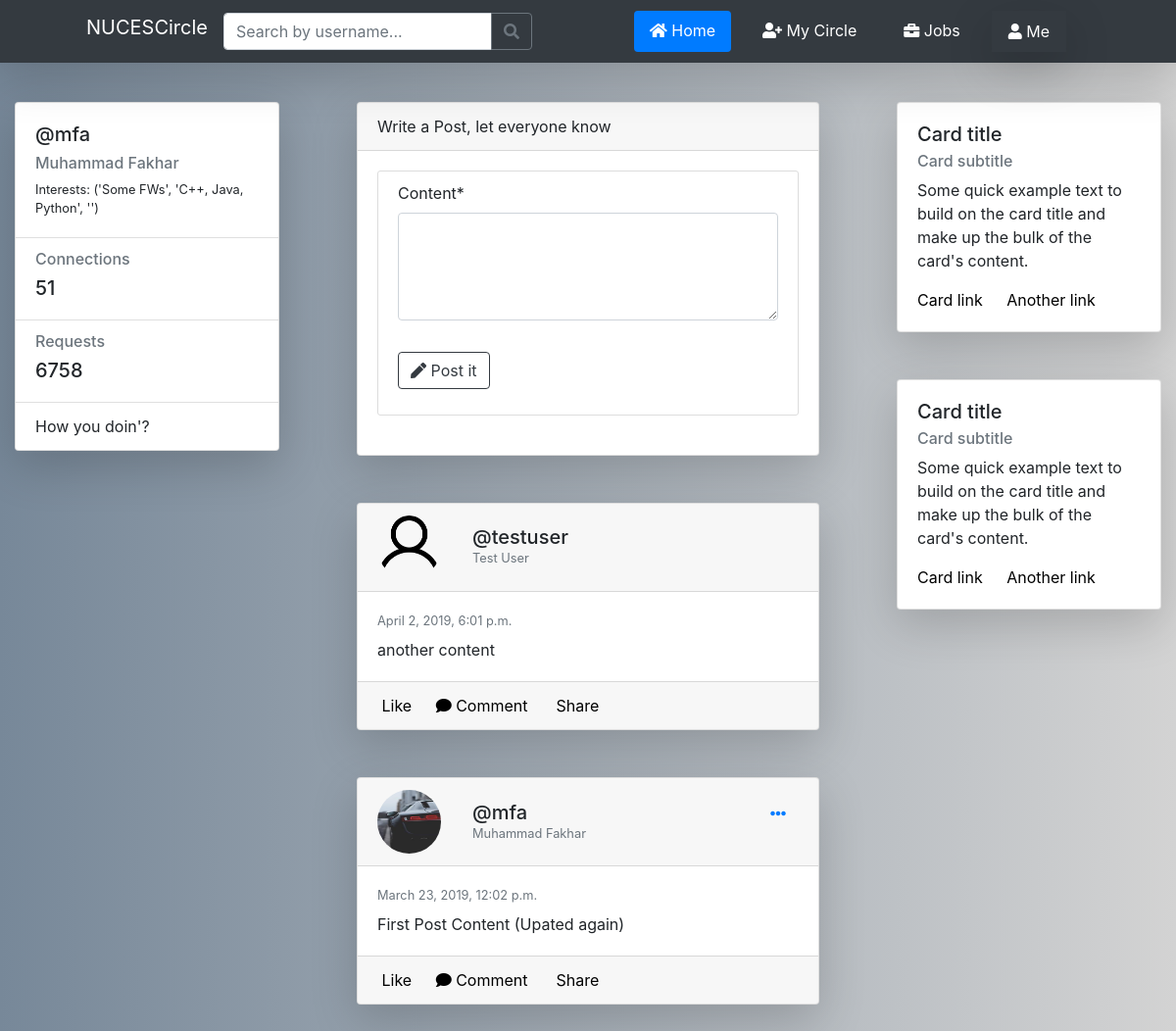
The app's page / (signed in) with its own data.
### users/models.py (models this page shows, shortened)
class Interests(models.Model):
    frameworks = models.CharField(max_length=255, blank=True)
    languages = models.CharField(max_length=255, blank=True)
    technologies = models.CharField(max_length=255, blank=True)
    user = models.OneToOneField(User, on_delete=models.CASCADE)
    def __str__(self):
        return f'{self.frameworks, self.languages, self.technologies}'

class Profile(models.Model):
    user = models.OneToOneField(User, on_delete=models.CASCADE)
    accomplishments = models.CharField(max_length=255, blank=True)
    skills = models.CharField(max_length=255, blank=True)
    experiences = models.CharField(max_length=255, blank=True)
    interests = models.CharField(max_length=255, blank=True)
    grad_date = models.DateTimeField(blank=True, null=True)
    image = models.ImageField(default='default.jpg', upload_to='profile_pics')
    friends = models.ManyToManyField("Profile", blank=True)  # to have a list of all the associated other user models

### nucescircle/models.py (models this page shows, shortened)
class Post(models.Model):
    content = models.TextField()
    post_date = models.DateTimeField(default=timezone.now)
    post_user = models.ForeignKey(User, on_delete=models.CASCADE)

### nucescircle/views.py (the view)
# urls.py: path('', PostListView.as_view(), name='circle-home'),  # home page
class PostListView(UserPassesTestMixin, LoginRequiredMixin, ListView):  # home list view
    model = Post
    template_name = 'nucescircle/home.html'  # <app>/<model>_<viewtype>.html
    context_object_name = 'posts'  # as in def home
    ordering = ['-post_date']  # latest post order
    def test_func(self):
        if not self.request.user.is_anonymous:
            rec = Recruiter.objects.filter(user=self.request.user)
            if rec:
                redirect('circle-recruit')
                return False
            return True
    def get_context_data(self, **kwargs):
        context = super(PostListView, self).get_context_data(**kwargs)
        context['create_form'] = PostForm()
        return context

### nucescircle/forms.py
class PostForm(forms.ModelForm):
    class Meta:
        model = Post
        fields = ['content']
        widgets = {
            'content': forms.Textarea(attrs={'rows': 4, 'cols': 15})
        }

### nucescircle/templates/nucescircle/home.html (shortened to what this page needs)
{% extends "nucescircle/base.html" %}
{% load crispy_forms_tags %}
{% block content %}
<div class="container-fluid gedf-wrapper">
    <div class="row">
        <div class="col-md-3 mt-4">
            <div class="card position-sticky shadow-lg mb-5 bg-white">
                <div class="card-body">
                    <div class="h5">@{{user.username}}</div>
                    <div class="h6 text-muted">{{user.first_name}} {{user.last_name}}</div>
                    <div class="h7">Interests: {{ user.interests }}</div>
                </div>
                <ul class="list-group list-group-flush">
                    <li class="list-group-item">
                        <div class="h6 text-muted">Connections</div>
                        <div class="h5">51</div>
                    </li>
                    <li class="list-group-item">
                        <div class="h6 text-muted">Requests</div>
                        <div class="h5">6758</div>
                    </li>
                    <li class="list-group-item">How you doin'?</li>
                </ul>
            </div>
        </div>
        <div class="col-md-6 gedf-main mt-4" id="mainFeed">
            <div class="mb-4">
                <div class="card shadow-lg mb-5 bg-white">
                    <div class="card-header">
                        Write a Post, let everyone know
                    </div>
                    <div class="card-body">
                        <div class="content-section">
                            <form method="post" class="form-group" action="{% url 'post-create' %}">
                                <fieldset class="form-group">
                                    {{ create_form|crispy }}
                                </fieldset>
                                <div class="form-group">
                                    <button class="btn btn-outline-dark" type="submit"><i class="fas fa-pen"></i> Post it</button>
                                </div>
                            </form>
                        </div>
                    </div>
                </div>
            </div>
            {% for post in posts %}
                <div class="card gedf-card shadow-lg mb-5 bg-white">
                    <div class="card-header">
                        <div class="d-flex justify-content-between align-items-center">
                            <div class="d-flex justify-content-between align-items-center">
                                <div class="mr-2">
                                    <img class="rounded-circle post-img" src="{{ post.post_user.profile.image.url }}" alt="">
                                </div>
                                <div class="ml-2">
                                    <div class="h5 m-0">@{{post.post_user.username}}</div>
                                    <div class="h7 text-muted">{{post.post_user.first_name}} {{post.post_user.last_name}}</div>
                                </div>
                            </div>
                            <div>
                                {% if post.post_user == user %}
                                <div class="dropdown">
                                    <button class="btn btn-link dropdown-toggle" type="button" id="gedf-drop1" data-toggle="dropdown" aria-haspopup="true" aria-expanded="false">
                                        <i class="fas fa-ellipsis-h"></i>
                                    </button>
                                </div>
                                {% endif %}
                            </div>
                        </div>
                    </div>
                    <div class="card-body">
                        <div class="text-muted h7 mb-2"> {{post.post_date}}</div>
                         <p class="card-text">
                            {{post.content}}
                         </p>
                    </div>
                    <div class="card-footer">
                        <a href="#" class="card-link"> Like</a>
                        <a href="#" class="card-link"><i class="fas fa-comment"></i> Comment</a>
                        <a href="#" class="card-link"> Share</a>
                    </div>
                </div>
            {% endfor %}
        </div>
        <div class="col-md-3 mt-4">
            <div class="card gedf-card shadow-lg mb-5 bg-white">
                <div class="card-body">
                    <h5 class="card-title">Card title</h5>
                    <h6 class="card-subtitle mb-2 text-muted">Card subtitle</h6>
                    <p class="card-text">Some quick example text to build on the card title and make up the bulk of the
                        card's content.</p>
                    <a href="#" class="card-link">Card link</a>
                    <a href="#" class="card-link">Another link</a>
                </div>
            </div>
            <div class="card gedf-card mt-4 shadow-lg mb-5 bg-white">
                <div class="card-body">
                    <h5 class="card-title">Card title</h5>
                    <h6 class="card-subtitle mb-2 text-muted">Card subtitle</h6>
                    <p class="card-text">Some quick example text to build on the card title and make up the bulk of the
                        card's content.</p>
                    <a href="#" class="card-link">Card link</a>
                    <a href="#" class="card-link">Another link</a>
                </div>
            </div>
        </div>
    </div>
</div>
{% endblock %}

### nucescircle/static/nucescircle/newStyling.css (style rules this page uses)
a { color: black; }
#gradBg2 { background-color: slategray; background-image: linear-gradient(90deg, lightslategray, lightgray); }
body { background-color: #eeeeee; }
.h7 { font-size: 0.8rem; }
.gedf-wrapper { margin-top: 0.97rem; }
@media (min-width: 992px) { .gedf-main { padding-left: 4rem; padding-right: 4rem; } }
@media (min-width: 992px) { .gedf-card { margin-bottom: 2.77rem; } }
.dropdown-toggle::after { content: none; display: none; }
.post-img { height: 65px; width: 65px; margin-right: 16px; }
.content-section { background: #ffffff; padding: 10px 20px; border: 1px solid #dddddd; border-radius: 3px; margin-bottom: 20px; }

### records on screen
Post: post_user.profile.image (placeholder picture), post_user.username "testuser", post_user.first_name "Test", post_user.last_name "User", post_date "April 2, 2019, 6:01 p.m.", content "another content"
Post: post_user.profile.image (picture), post_user.username "mfa", post_user.first_name "Muhammad", post_user.last_name "Fakhar", post_date "March 23, 2019, 12:02 p.m.", content "First Post Content (Upated again)"

### other values on screen
{{ user.username }} "mfa"
{{ user.first_name }} "Muhammad"
{{ user.last_name }} "Fakhar"
{{ user.interests }} "('Some FWs', 'C++, Java, Python', '')"
